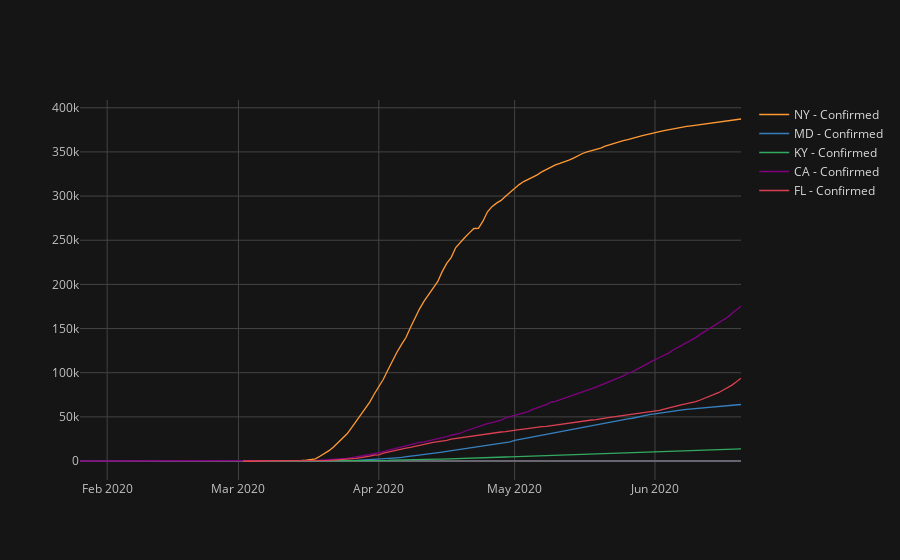

This figure's notebook cell:
### Code cell
pfig = plot_states(df,['NY','MD','KY','CA','FL'])
pfig

### Figure 1 — Plotly figure (JSON) as saved in the notebook; plotly's stock layout.template omitted (floating-point values rounded to 4 significant figures; data arrays with more than 128 entries replaced by an {"elided": "..."} marker saying what was removed)
{"data": [{"line": {"color": "rgba(255, 153, 51, 1.0)", "dash": "solid", "shape": "linear", "width": 1.3}, "mode": "lines", "name": "NY - Confirmed", "text": "", "type": "scatter", "x": {"elided": "147 str values"}, "y": {"elided": "147 mixed values"}}, {"line": {"color": "rgba(55, 128, 191, 1.0)", "dash": "solid", "shape": "linear", "width": 1.3}, "mode": "lines", "name": "MD - Confirmed", "text": "", "type": "scatter", "x": {"elided": "147 str values"}, "y": {"elided": "147 mixed values"}}, {"line": {"color": "rgba(50, 171, 96, 1.0)", "dash": "solid", "shape": "linear", "width": 1.3}, "mode": "lines", "name": "KY - Confirmed", "text": "", "type": "scatter", "x": {"elided": "147 str values"}, "y": {"elided": "147 mixed values"}}, {"line": {"color": "rgba(128, 0, 128, 1.0)", "dash": "solid", "shape": "linear", "width": 1.3}, "mode": "lines", "name": "CA - Confirmed", "text": "", "type": "scatter", "x": {"elided": "147 str values"}, "y": {"elided": "147 int values"}}, {"line": {"color": "rgba(219, 64, 82, 1.0)", "dash": "solid", "shape": "linear", "width": 1.3}, "mode": "lines", "name": "FL - Confirmed", "text": "", "type": "scatter", "x": {"elided": "147 str values"}, "y": {"elided": "147 mixed values"}}], "layout": {"legend": {"bgcolor": "#151516", "font": {"color": "#D9D9D9"}}, "paper_bgcolor": "#151516", "plot_bgcolor": "#151516", "title": {"font": {"color": "#D9D9D9"}}, "xaxis": {"gridcolor": "#434343", "showgrid": true, "tickfont": {"color": "#C2C2C2"}, "title": {"font": {"color": "#D9D9D9"}, "text": ""}, "zerolinecolor": "#666570"}, "yaxis": {"gridcolor": "#434343", "showgrid": true, "tickfont": {"color": "#C2C2C2"}, "title": {"font": {"color": "#D9D9D9"}, "text": ""}, "zerolinecolor": "#666570"}}}
